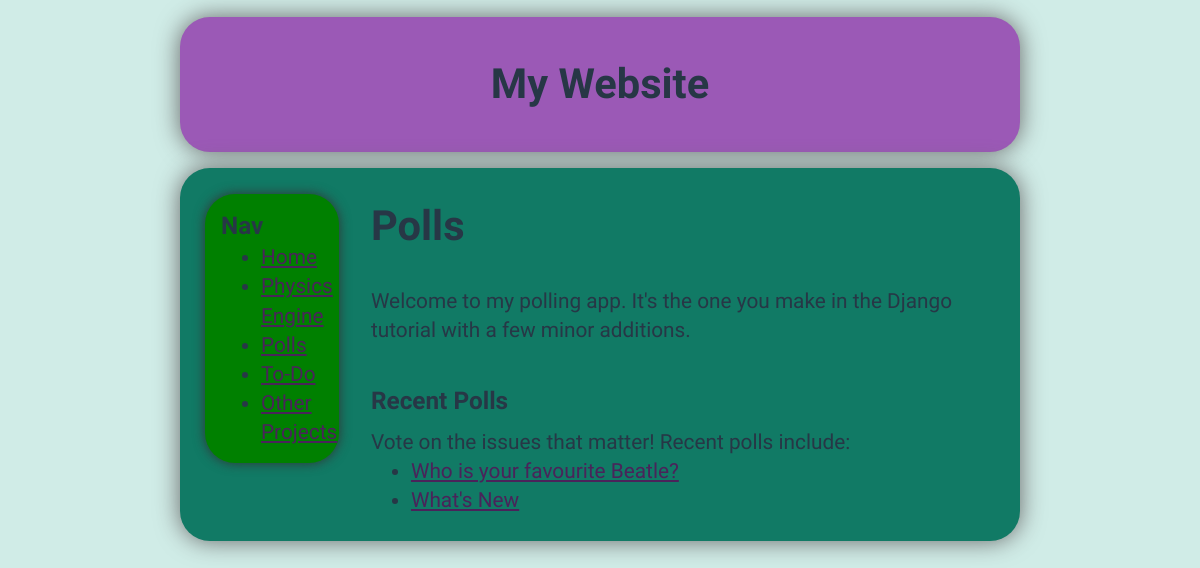
Screenshot of /polls/ with the database file from the repository.
### polls/models.py (models this page shows, shortened)
class Question(models.Model):
	question_text = models.CharField(max_length=200)
	pub_date = models.DateTimeField('date published') # human readable name (first argument of Field)
	can_add_new_choice = models.BooleanField(default=True)
	def was_published_recently(self):
		return timezone.now()  >= self.pub_date >= timezone.now() - datetime.timedelta(days=1)
	was_published_recently.admin_order_field = 'pub_date'
	was_published_recently.boolean = True
	was_published_recently.short_description = 'Published recently?'

### polls/views.py (the view)
class IndexView(generic.ListView):
    template_name = 'polls/index.html'
    context_object_name = 'latest_question_list'
    def get_queryset(self):
        return Question.objects.exclude(choice__isnull=True).filter(pub_date__lte=timezone.now()).order_by('-pub_date')[:5]

### polls/templates/polls/index.html (shortened to what this page needs)
{% extends "base.html" %}
{% load staticfiles %}
{% block css %}
<link rel="stylesheet" type="text/css" href="{% static 'polls/style.css' %}" />
{% endblock %}
{% block content %}
	<h1>Polls</h1>
	<p>Welcome to my polling app. It's the one you make in the Django tutorial with a few minor additions.</p>
	<h3> Recent Polls </h3>
	<p>Vote on the issues that matter! Recent polls include: </p>
	{% if latest_question_list %}
		<ul>
		{% for question in latest_question_list %}
			<li> <a href="{% url 'polls:detail' question.id %}"> {{question.question_text }} </a> </li>
		{% endfor %}
		</ul>
	{% else %}
		<p> No polls are available, <p>
	{% endif %}
{% endblock %}

### staticDev/css/main.css (style rules this page uses)
html { color: #222; font-size: 1em; line-height: 1.4; }
* { margin: 0; }
body { background-color: #d0ece7 ; font-family: "Ubuntu Condensed"; font-size: 1.3em; }
#content h3 { margin-top: 10px; margin-bottom: 10px; }
#content h1 { margin-top: 3px; margin-bottom: 3px; }
a { color: #4a235a; }

### rows the page displays
Question: question_text "Who is your favourite Beatle?"
Question: question_text "What's New"
